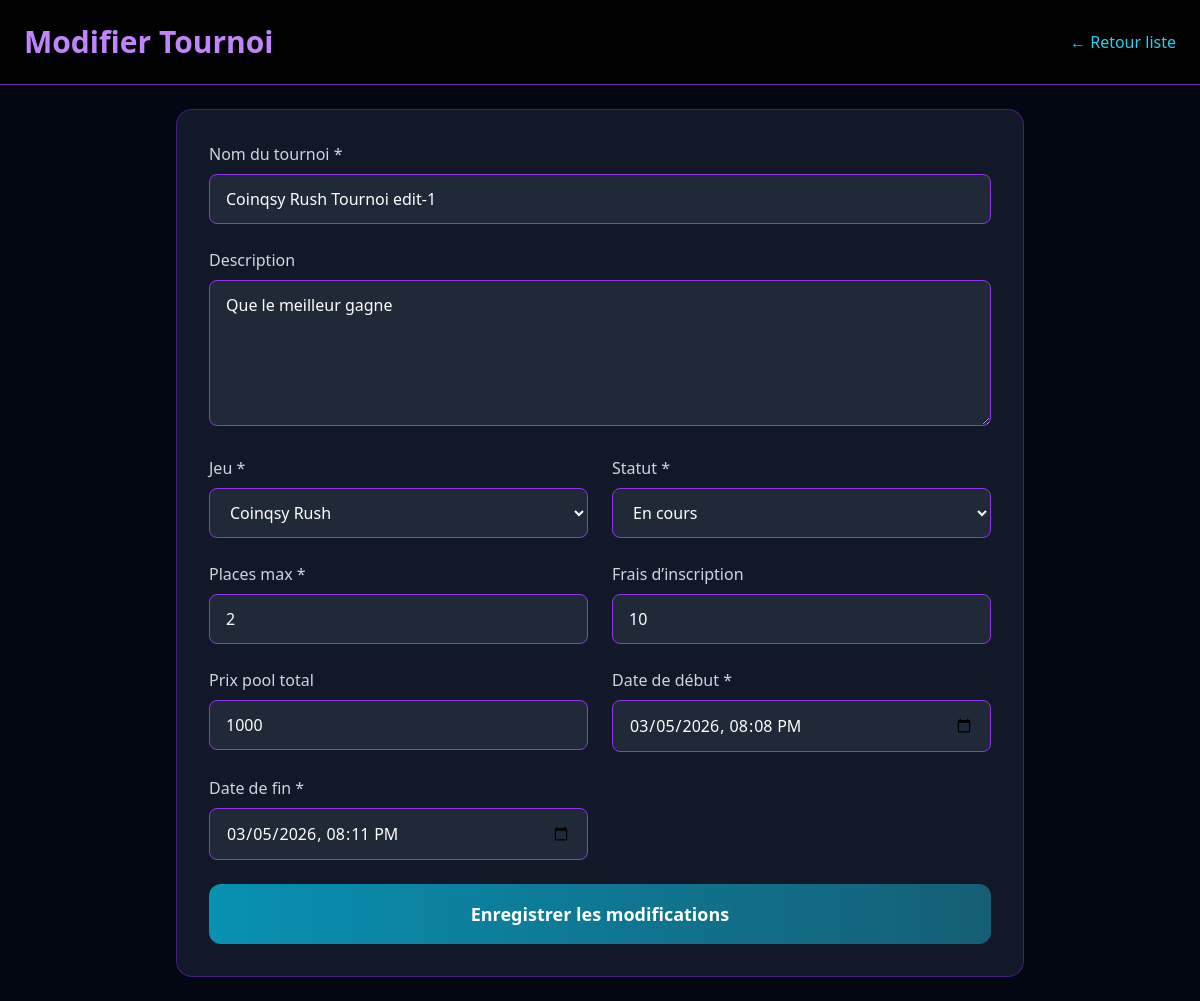
The page /admin/edit.php?id=1 on the database its author committed.
### tables this page shows
CREATE TABLE `tournois` (
  `id` int(11) NOT NULL,
  `nom` varchar(150) NOT NULL,
  `description` text DEFAULT NULL,
  `jeu_slug` varchar(80) NOT NULL,
  `date_debut` datetime NOT NULL,
  `date_fin` datetime NOT NULL,
  `type` enum('solo','duo','equipe') DEFAULT 'solo',
  `places_max` int(11) DEFAULT 100,
  `places_restantes` int(11) DEFAULT 100,
  `frais_inscription` int(11) DEFAULT 0,
  `prix_pool` bigint(20) DEFAULT 0,
  `statut` enum('ouvert','en_cours','termine','annule') DEFAULT 'ouvert',
  `created_at` datetime DEFAULT current_timestamp()
);

### admin/edit.php (the view, shortened to what this page needs)
<?php
include '../bd/bd.php';
$tournoi_id = (int)$_GET['id'];
$stmt = $pdo->prepare("SELECT * FROM tournois WHERE id = ?");
$stmt->execute([$tournoi_id]);
$tournoi = $stmt->fetch();
?>
<!DOCTYPE html>
<html lang="fr" class="dark">
<head>
  <script src="https://cdn.tailwindcss.com"></script>
</head>
<body class="bg-gray-950 text-white min-h-screen">
  <header class="bg-black border-b border-purple-800 p-6">
    <div class="max-w-6xl mx-auto flex justify-between items-center">
      <h1 class="text-3xl font-bold text-purple-400">Modifier Tournoi</h1>
      <a href="tournois.php" class="text-cyan-400 hover:underline">← Retour liste</a>
    </div>
  </header>
  <main class="max-w-4xl mx-auto p-6">
    <div class="bg-gray-900 rounded-2xl p-8 border border-purple-700/50">
      <form method="POST" class="space-y-6">
        <div>
          <label class="block text-gray-300 mb-2">Nom du tournoi *</label>
          <input type="text" name="nom" value="<?= htmlspecialchars($tournoi['nom']) ?>" required class="w-full bg-gray-800 border border-purple-600 rounded-lg px-4 py-3 focus:outline-none focus:border-cyan-500">
        </div>
        <div>
          <label class="block text-gray-300 mb-2">Description</label>
          <textarea name="description" rows="5" class="w-full bg-gray-800 border border-purple-600 rounded-lg px-4 py-3 focus:outline-none focus:border-cyan-500"><?= htmlspecialchars($tournoi['description']) ?></textarea>
        </div>
        <div class="grid grid-cols-1 md:grid-cols-2 gap-6">
          <div>
            <label class="block text-gray-300 mb-2">Jeu *</label>
            <select name="jeu_slug" required class="w-full bg-gray-800 border border-purple-600 rounded-lg px-4 py-3">
              <option value="coinqsy-rush" <?= $tournoi['jeu_slug'] === 'coinqsy-rush' ? 'selected' : '' ?>>Coinqsy Rush</option>
            </select>
          </div>
          <div>
            <label class="block text-gray-300 mb-2">Statut *</label>
            <select name="statut" required class="w-full bg-gray-800 border border-purple-600 rounded-lg px-4 py-3">
              <option value="en_cours" <?= $tournoi['statut'] === 'en_cours' ? 'selected' : '' ?>>En cours</option>
            </select>
          </div>
          <div>
            <label class="block text-gray-300 mb-2">Places max *</label>
            <input type="number" name="places_max" value="<?= $tournoi['places_max'] ?>" required min="2" class="w-full bg-gray-800 border border-purple-600 rounded-lg px-4 py-3">
          </div>
          <div>
            <label class="block text-gray-300 mb-2">Frais d’inscription</label>
            <input type="number" name="frais_inscription" value="<?= $tournoi['frais_inscription'] ?>" min="0" class="w-full bg-gray-800 border border-purple-600 rounded-lg px-4 py-3">
          </div>
          <div>
            <label class="block text-gray-300 mb-2">Prix pool total</label>
            <input type="number" name="prix_pool" value="<?= $tournoi['prix_pool'] ?>" min="0" class="w-full bg-gray-800 border border-purple-600 rounded-lg px-4 py-3">
          </div>
          <div>
            <label class="block text-gray-300 mb-2">Date de début *</label>
            <input type="datetime-local" name="date_debut" value="<?= str_replace(' ', 'T', $tournoi['date_debut']) ?>" required class="w-full bg-gray-800 border border-purple-600 rounded-lg px-4 py-3">
          </div>
          <div>
            <label class="block text-gray-300 mb-2">Date de fin *</label>
            <input type="datetime-local" name="date_fin" value="<?= str_replace(' ', 'T', $tournoi['date_fin']) ?>" required class="w-full bg-gray-800 border border-purple-600 rounded-lg px-4 py-3">
          </div>
        </div>
        <button type="submit" class="w-full bg-gradient-to-r from-cyan-600 to-cyan-800 hover:brightness-110 text-white font-bold py-4 rounded-xl text-lg mt-6">
          Enregistrer les modifications
        </button>
      </form>
    </div>
  </main>
</body>
</html>

### rows shown on the page
tournois: nom "Coinqsy Rush Tournoi edit-1", description "Que le meilleur gagne", jeu_slug "Coinqsy Rush", statut "En cours", places_max "2", frais_inscription "10", prix_pool "1000", date_debut "03/05/2026 20:08", date_fin "03/05/2026 20:11"
